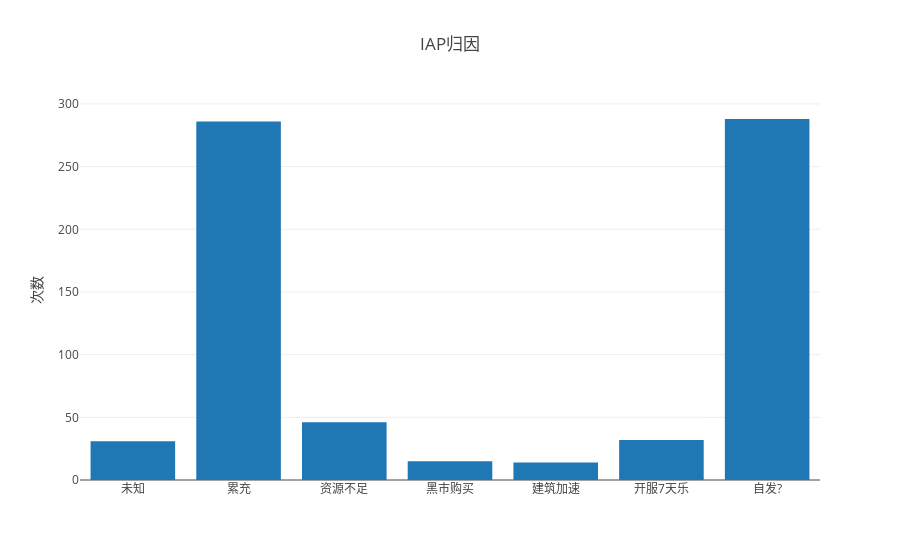

Notebook code for this chart:
### Code cell
fig = {
    'data': [
            go.Bar(
                x = get_trigger_type_desc_list(),
                y = pd_trigger_type_count["ops"]
                #text = pd_recommendation_occuring["times"],
                #name='SF Zoo'
            ),
            #'textinfo':'label'
        
    ],
    'layout': {'title': 'IAP归因',
               'showlegend': False,
                "yaxis":dict(
                    title='次数',
                 ),}
}
po.iplot(fig)

### Figure 1 — Plotly figure (JSON) as saved in the notebook; plotly's stock layout.template omitted (floating-point values rounded to 4 significant figures)
{"data": [{"type": "bar", "uid": "cffa7067-87bd-4d65-9af8-b254cd48efa5", "x": ["未知", "累充", "资源不足", "黑市购买", "建筑加速", "开服7天乐", "自发?"], "y": [31, 286, 46, 15, 14, 32, 288]}], "layout": {"showlegend": false, "title": {"text": "IAP归因"}, "yaxis": {"title": {"text": "次数"}}}}
